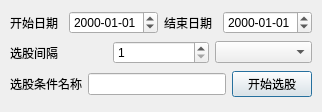
<?xml version="1.0" encoding="UTF-8"?>
<ui version="4.0">
 <class>BatchSearcher</class>
 <widget class="QDialog" name="BatchSearcher">
  <property name="geometry">
   <rect>
    <x>0</x>
    <y>0</y>
    <width>322</width>
    <height>112</height>
   </rect>
  </property>
  <property name="windowTitle">
   <string>批量选股</string>
  </property>
  <widget class="QWidget" name="">
   <property name="geometry">
    <rect>
     <x>10</x>
     <y>10</y>
     <width>302</width>
     <height>91</height>
    </rect>
   </property>
   <layout class="QVBoxLayout" name="verticalLayout">
    <item>
     <layout class="QHBoxLayout" name="horizontalLayout">
      <item>
       <widget class="QLabel" name="lblStartDate">
        <property name="font">
         <font>
          <family>Helvetica</family>
          <pointsize>9</pointsize>
         </font>
        </property>
        <property name="text">
         <string>开始日期</string>
        </property>
       </widget>
      </item>
      <item>
       <widget class="QDateEdit" name="dteStartDate">
        <property name="font">
         <font>
          <family>Helvetica</family>
         </font>
        </property>
        <property name="displayFormat">
         <string>yyyy-MM-dd</string>
        </property>
       </widget>
      </item>
      <item>
       <widget class="QLabel" name="lblEndDate">
        <property name="font">
         <font>
          <family>Helvetica</family>
          <pointsize>9</pointsize>
         </font>
        </property>
        <property name="text">
         <string>结束日期</string>
        </property>
       </widget>
      </item>
      <item>
       <widget class="QDateEdit" name="dteEndDate">
        <property name="font">
         <font>
          <family>Helvetica</family>
         </font>
        </property>
        <property name="displayFormat">
         <string>yyyy-MM-dd</string>
        </property>
       </widget>
      </item>
     </layout>
    </item>
    <item>
     <layout class="QHBoxLayout" name="horizontalLayout_2">
      <item>
       <widget class="QLabel" name="lblInterval">
        <property name="font">
         <font>
          <family>Helvetica</family>
          <pointsize>9</pointsize>
         </font>
        </property>
        <property name="text">
         <string>选股间隔</string>
        </property>
       </widget>
      </item>
      <item>
       <widget class="QSpinBox" name="spbInterval">
        <property name="font">
         <font>
          <family>Helvetica</family>
         </font>
        </property>
        <property name="prefix">
         <string/>
        </property>
        <property name="minimum">
         <number>1</number>
        </property>
        <property name="maximum">
         <number>10</number>
        </property>
       </widget>
      </item>
      <item>
       <widget class="QComboBox" name="cbbIntervalType">
        <property name="font">
         <font>
          <family>Helvetica</family>
         </font>
        </property>
       </widget>
      </item>
     </layout>
    </item>
    <item>
     <layout class="QHBoxLayout" name="horizontalLayout_3">
      <item>
       <widget class="QLabel" name="lblCriteriaName">
        <property name="font">
         <font>
          <family>Helvetica</family>
          <pointsize>9</pointsize>
         </font>
        </property>
        <property name="text">
         <string>选股条件名称</string>
        </property>
       </widget>
      </item>
      <item>
       <widget class="QLineEdit" name="iptCriteriaName">
        <property name="font">
         <font>
          <family>Helvetica</family>
         </font>
        </property>
       </widget>
      </item>
      <item>
       <widget class="QPushButton" name="btnStartSearch">
        <property name="font">
         <font>
          <family>Helvetica</family>
         </font>
        </property>
        <property name="text">
         <string>开始选股</string>
        </property>
       </widget>
      </item>
     </layout>
    </item>
   </layout>
  </widget>
 </widget>
 <resources/>
 <connections>
  <connection>
   <sender>btnStartSearch</sender>
   <signal>clicked()</signal>
   <receiver>BatchSearcher</receiver>
   <slot>start_searching()</slot>
   <hints>
    <hint type="sourcelabel">
     <x>272</x>
     <y>86</y>
    </hint>
    <hint type="destinationlabel">
     <x>274</x>
     <y>72</y>
    </hint>
   </hints>
  </connection>
 </connections>
 <slots>
  <slot>start_searching()</slot>
 </slots>
</ui>
